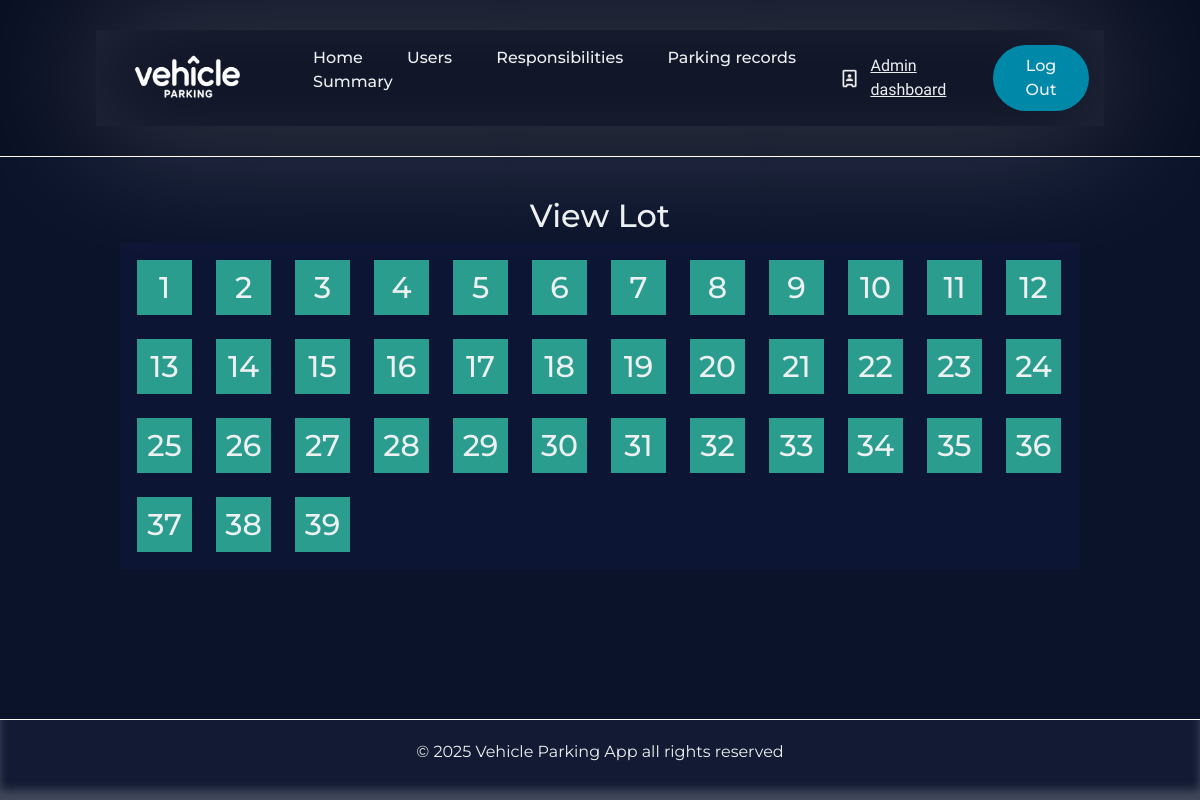
Screenshot of /view-parking-lot/2 with the database file from the repository.
### Application/models.py (models this page shows)
class Parkingspots(db.Model):
    __tablename__='parking_spots'
    id=db.Column(db.Integer,primary_key=True)
    lot_id=db.Column(db.Integer,db.ForeignKey('parking_lot.id'),nullable=False)
    spot_number=db.Column(db.Integer,nullable=False)
    status=db.Column(db.String(20),default='Available',nullable=False) # A= Available,O=Occupied
    record=db.relationship('Parkingrecords',backref='spot',lazy=True)

### Application/controllers.py (the view)
@app.route('/view-parking-lot/<int:lot_id>',methods=['GET','POST'])
def view_lot(lot_id):
    parking_spots=Parkingspots.query.filter_by(lot_id=lot_id).all()
    return render_template('view_parkinglot.html',parking_spots=parking_spots)

### templates/view_parkinglot.html (shortened to what this page needs)
{% extends 'admin_base.html' %}
{% block content %}
<div class="view-container">
            <div class="view-lot-heading">
                <h2> View Lot </h2>
            </div>
            <div class="view-parking-lot">
            {% for spots in parking_spots %}
                {% if spots.status=='A' %}
                    <a href="/view-parking-spot/Available/{{spots.id}}">
                        <div class="parking-spots-available">
                            {{spots.spot_number}}
                        </div>
                    </a>
                {% else %}
                    <a href="/view-parking-spot/Occupied/{{spots.id}}">
                        <div class="parking-spots-occupied">
                            {{spots.spot_number}}
                        </div>
                    </a>
                {% endif %}
            {% endfor %}
            </div>
</div>
{% endblock %}

### static/style.css (style rules this page uses)
* { box-sizing: border-box; margin: 0; padding: 0; font-family: "Montserrat",sans-serif; }
html,body { height: 100%; background-color: #0b132b; color: #edf0f1; }
li,a,button { font-weight: 500; font-size: 16px; color: inherit; text-decoration: none; }
.view-container { height: auto; display: flex; flex-direction: column; align-items: center; min-height: 300px; margin-top: 20px; }
.view-parking-lot { background-color: rgba(16, 24, 63, 0.445); min-width: 50%; height: auto; display: flex; min-height: 300px; flex-wrap: wrap; gap: 10px; align-content: flex-start; padding: 10px; max-width: 1200px; }
.parking-spots-available { height: 55px; width: 55px; background-color: #2a9d8f ; margin: 7px; display: flex; justify-content: center; align-items: center; font-size: 30px; }

### rows the page displays
Parkingspots: spot_number "1"
Parkingspots: spot_number "2"
Parkingspots: spot_number "3"
Parkingspots: spot_number "4"
Parkingspots: spot_number "5"
Parkingspots: spot_number "6"
Parkingspots: spot_number "7"
Parkingspots: spot_number "8"
Parkingspots: spot_number "9"
Parkingspots: spot_number "10"
Parkingspots: spot_number "11"
Parkingspots: spot_number "12"
Parkingspots: spot_number "13"
Parkingspots: spot_number "14"
Parkingspots: spot_number "15"
Parkingspots: spot_number "16"
Parkingspots: spot_number "17"
Parkingspots: spot_number "18"
Parkingspots: spot_number "19"
Parkingspots: spot_number "20"
Parkingspots: spot_number "21"
Parkingspots: spot_number "22"
Parkingspots: spot_number "23"
Parkingspots: spot_number "24"
Parkingspots: spot_number "25"
Parkingspots: spot_number "26"
Parkingspots: spot_number "27"
Parkingspots: spot_number "28"
Parkingspots: spot_number "29"
Parkingspots: spot_number "30"
Parkingspots: spot_number "31"
Parkingspots: spot_number "32"
Parkingspots: spot_number "33"
Parkingspots: spot_number "34"
Parkingspots: spot_number "35"
Parkingspots: spot_number "36"
Parkingspots: spot_number "37"
Parkingspots: spot_number "38"
Parkingspots: spot_number "39"
